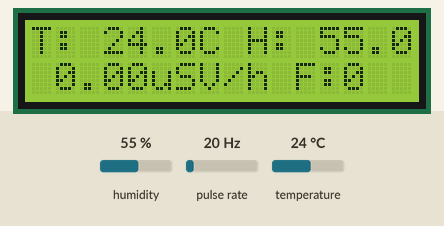
Bench run of a sketch on a simulated Arduino Uno, built with avr-gcc and run on an emulated ATmega328P. Parts: 16×2 character LCD. Wiring (inferred from the names in the program): pulse sensor: data pin 3. The inputs (shaded band) are chosen by the test bench; at power-on: pulse rate 20 Hz, humidity 55 %, temperature 24 °C. What the sketch prints to the serial monitor is not drawn.

Above: at 1.2 s.
1.3 s: pulse rate (sensor on pin 3) set to 50 Hz
6.1 s: humidity set to 22 %
At 8.1 s:
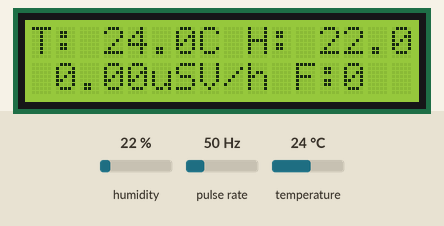
9.9 s: temperature set to 12 °C
At 12.7 s:
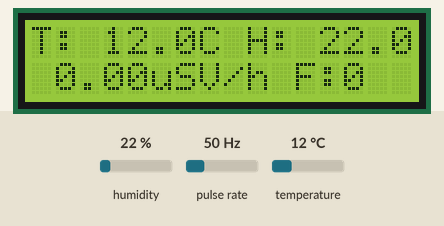
12.8 s: humidity set to 40 %
At 14.9 s:
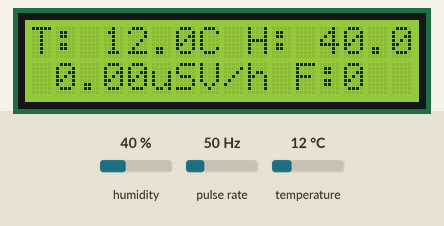
16.9 s: pulse rate (sensor on pin 3) set to 4 Hz
At 19.6 s:
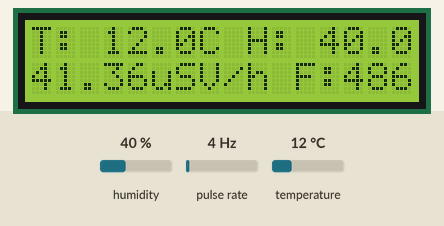
19.9 s: pulse rate (sensor on pin 3) set to 100 Hz
Timing chart, 0 to 22.9 s (numbered marks = the images above; inputs shaded):
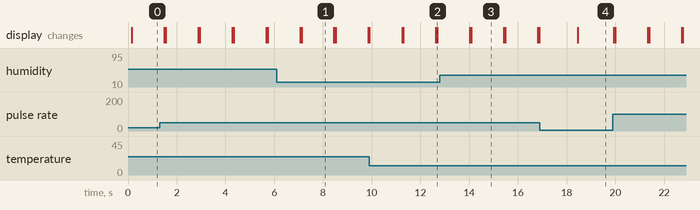

The sketch:

MSTemp01.ino
```cpp
#include <SimpleDHT.h>
#include <Wire.h>
#include <LiquidCrystal_I2C.h>

// for DHT11,
//      VCC: 5V or 3V
//      GND: GND
//      DATA: 2
// Conversion factor - CPM to uSV/h
//#define CONV_FACTOR 0.0793  //USP balanceado
#define CONV_FACTOR 0.0085  //contador chines

//#define MAXTIME 10000 //Tempo entre leituras 10s
#define MAXTIME 10000 //Tempo entre leituras 10s

// Pins
int pinDHT22 = 4;

const int GEIGER_COUNTER_PIN = 3;

// Variables
long count = 0;
long countPerMinute = 0;
float usvh = 0.0;
long timePreviousMeassure = 0;

SimpleDHT22 dht22(pinDHT22);

LiquidCrystal_I2C lcd(0x27,16,2);  // set the LCD address to 0x27 for a 16 chars and 2 line display

float temperature = 0;
float humidity = 0;
byte data[40] = {0};
static char disp[10];
static char disp2[10];


void start_Serial()
{
  Serial.begin(115200);
}

void start_Geiser()
{

  // Init pins
  pinMode(GEIGER_COUNTER_PIN, INPUT);
  attachInterrupt(digitalPinToInterrupt(GEIGER_COUNTER_PIN), tick, FALLING); //define external interrupts
  Serial.println("Init arduino geiger counter");

}

void start_LCD()
{
  lcd.init();                      // initialize the lcd
  // Print a message to the LCD.
  lcd.backlight();
}

void setup() {
  start_Serial();

  start_LCD();
  start_Geiser();

}

void writeLCD()
{
  lcd.clear();
  char aux[16];
  memset(aux, 0, sizeof(aux));
  memset(disp,0,sizeof(disp));
  memset(disp,0,sizeof(disp2));
  lcd.setCursor(0,0);

  sprintf(aux,"T:%sC H:%s",dtostrf(temperature,5,1,disp),dtostrf(humidity,5,1,disp2));
  Serial.print("Display:");
  Serial.println(aux);
  //lcd.printstr("ABCDE");
  lcd.print(aux);
  memset(aux, 0, sizeof(aux));
  memset(disp,0,sizeof(disp));
  memset(disp,0,sizeof(disp2));
  lcd.setCursor(0,1);
  sprintf(aux,"%suSV/h F:%d",dtostrf(usvh,5,2,disp),countPerMinute);
  lcd.print(aux);
  //lcd.printstr("1234");
  Serial.print("Display:");
  Serial.println(aux);


}

void readGeiser()
{
  if (millis() - timePreviousMeassure > MAXTIME){
    countPerMinute = ((int)((60/(MAXTIME/1000))) * count);
    usvh = countPerMinute * CONV_FACTOR;
    timePreviousMeassure = millis();
    Serial.print("cpm=");
    Serial.print(countPerMinute, DEC);
    Serial.print(";");
    Serial.print("uSv/h=");
    Serial.println(usvh, 4);
    count = 0;
  }


}

void readDHT()
{
  // read with raw sample data.

   int err = SimpleDHTErrSuccess;
  if ((err = dht22.read2(&temperature, &humidity, NULL)) != SimpleDHTErrSuccess) {
    Serial.print("Read DHT22 failed, err="); Serial.println(err);delay(2000);
    return;
  }
}


void writeSerial()
{

  Serial.print("Temperatura:");
  Serial.println((float)temperature);
  delay(200);
  Serial.print("Humidade:");
  Serial.println((float)humidity);
  delay(200);
  Serial.print("CPM:");
  Serial.println( countPerMinute);
  delay(200);
  Serial.print("uSVH:");
  Serial.println(usvh);
  delay(200);
}

void loop() {
  // start working...
  readDHT();
  readGeiser();
  writeLCD();
  // DHT21 sampling rate is 1HZ.
  writeSerial();
  delay(500);
}

void tick() {
  Serial.println("t;");
  detachInterrupt(0);
  count++;
  while(digitalRead(GEIGER_COUNTER_PIN) == 0){
  }
  attachInterrupt(0, tick, FALLING);
}
```

Measured:
- what the display in image 1 shows lasts 1.4 s, from 7.1 s to 8.5 s
